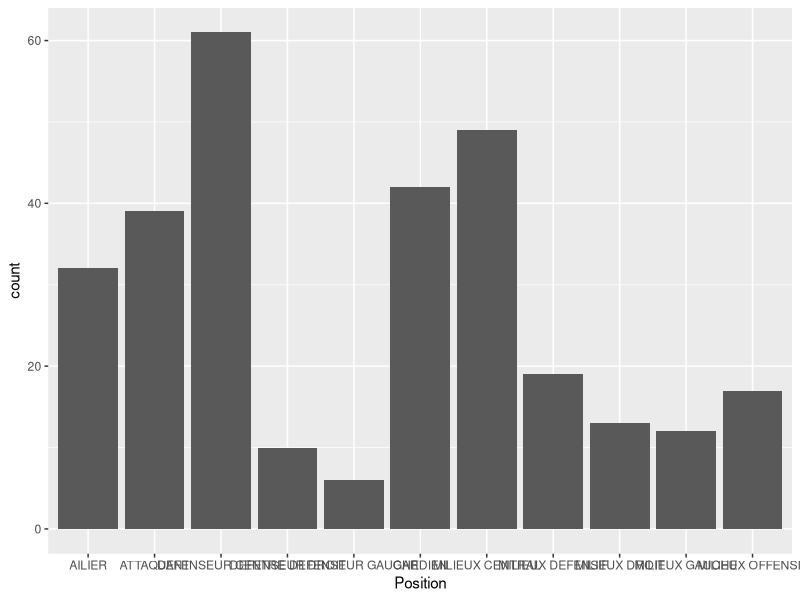
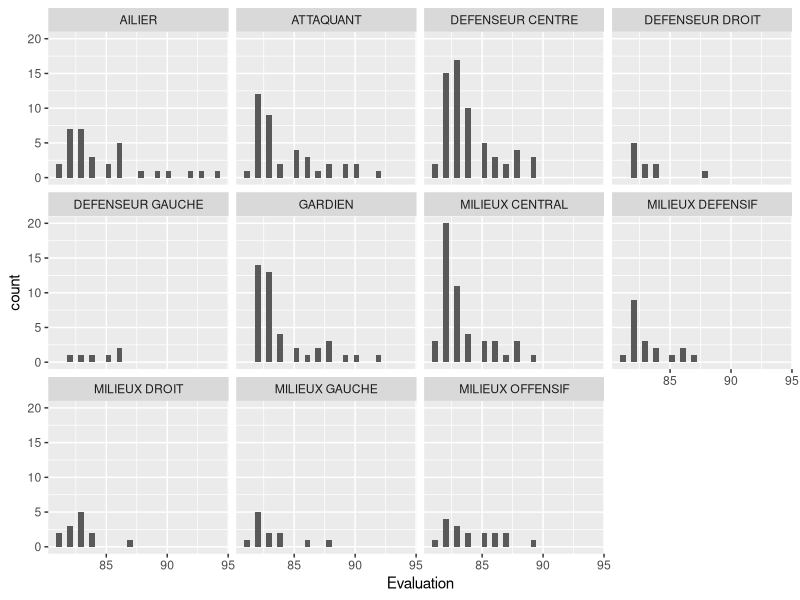
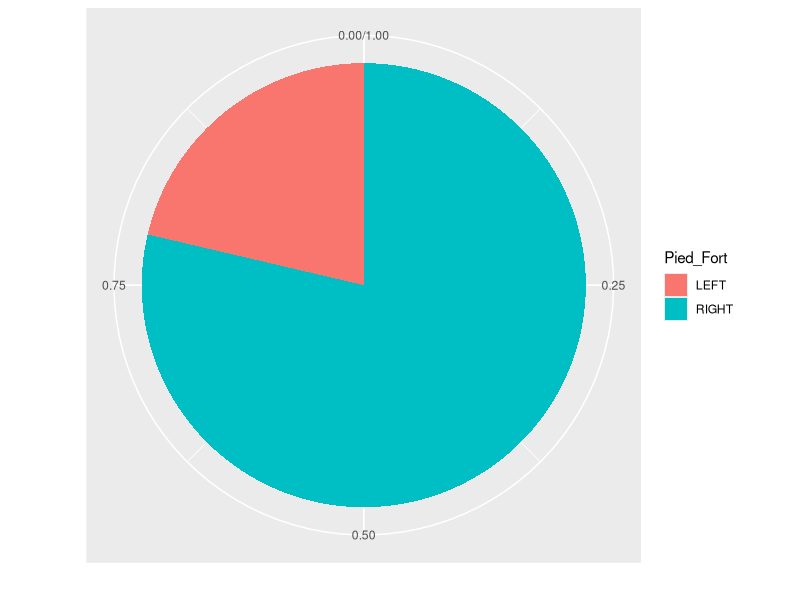
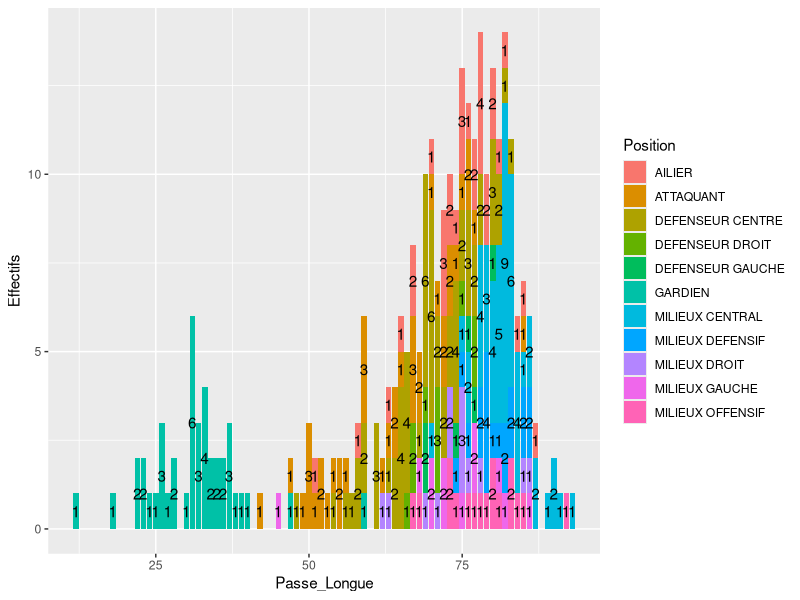
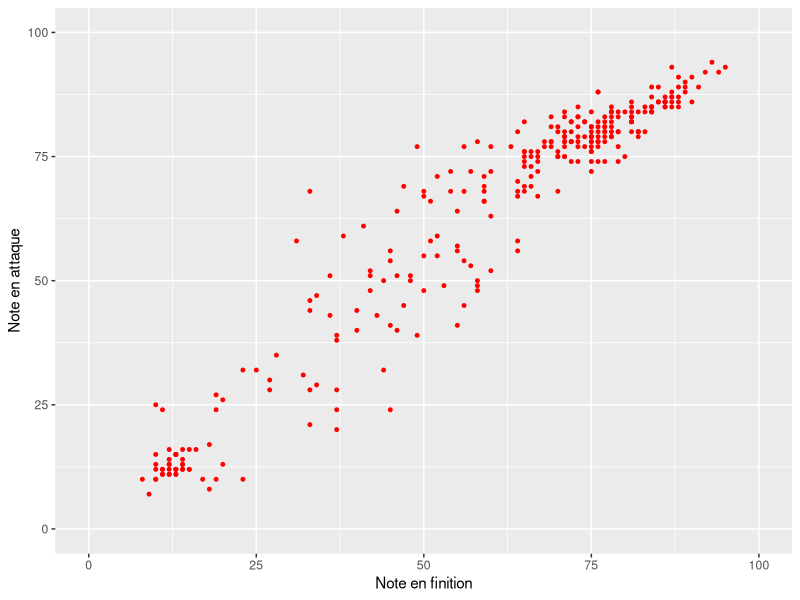
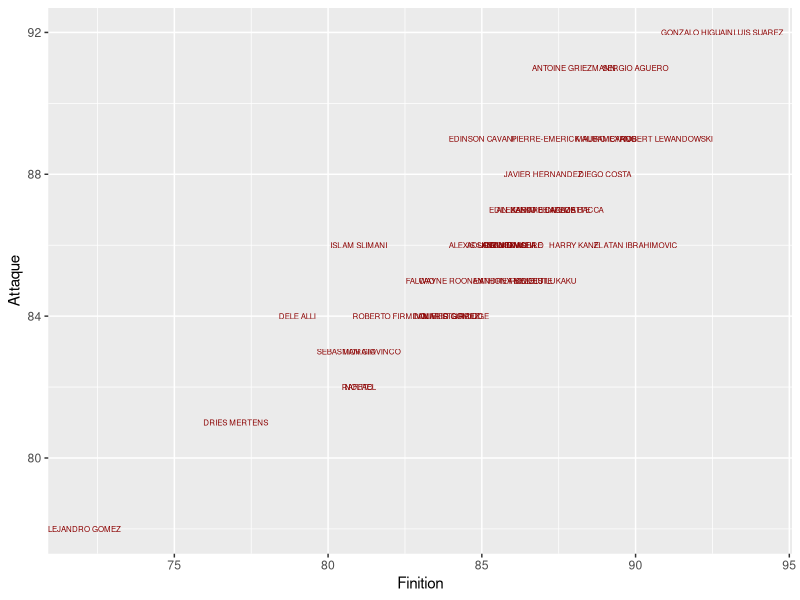
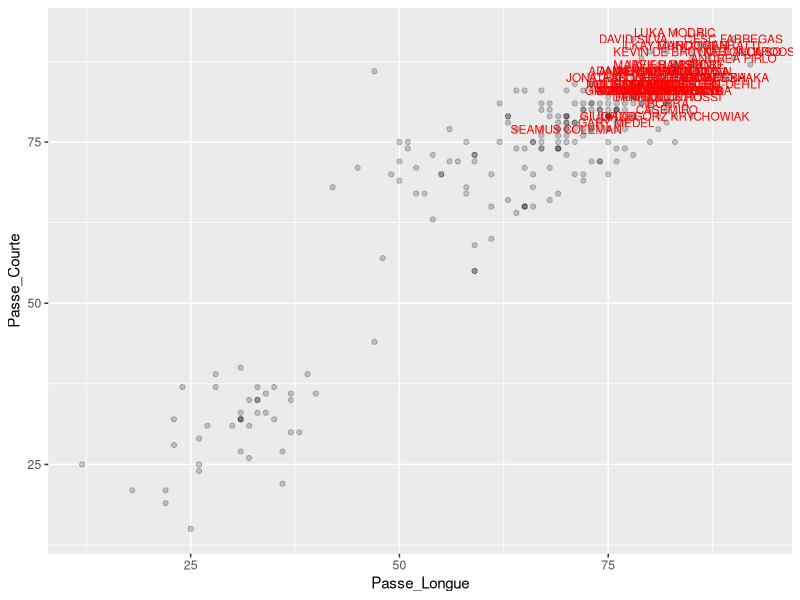
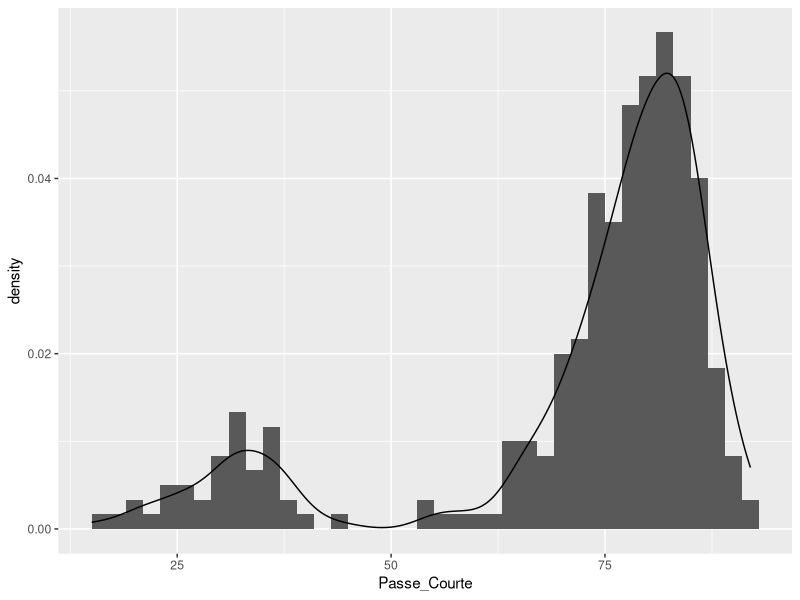

Write R code to recreate these figures, in order.
library(dplyr)
library(tidyverse)
library(lattice)
library(car)
library(viridis)
library(GGally)

setwd("C:/Users/HP/Desktop/Visualisation/ProjetVD/Presentation_MarkDown")
data.Football <- read.csv2("data_football.csv", sep = ",")







ggplot(data.Football) + geom_bar(aes(x = Position)) + 
  scale_x_discrete("Position")#, limits = c("ATTAQUANT","AILIER","MILIEUX OFFENSIF","MILIEUX GAUCHE","MILIEUX DROIT")
ggplot(data = data.Football) + 
  geom_histogram(aes(x = Evaluation)) + 
  facet_wrap(~Position)
ggplot(data.Football, aes("", fill = factor(Pied_Fort))) + 
  geom_bar(aes(y = (..count..)/sum(..count..)), width = 1) +
  scale_y_continuous() +
  ylab("") + xlab("") + labs(fill = "Pied_Fort") +
  theme(axis.ticks = element_blank()) + 
  coord_polar(theta = "y")
ggplot(data.Football) +
  aes(x = Passe_Longue, fill = Position) +
  geom_bar() +
  geom_text(aes(label = ..count..), stat = "count", position = position_stack(.5)) +
  xlab("Passe_Longue") +
  ylab("Effectifs") +
  labs(fill = "Position")







ggplot(data.Football) + 
  geom_point(aes(x = Finition, y = Attaque), 
             color = "red", size = 1) +
  scale_x_continuous("Note en finition",limits = c(0,100)) +
  scale_y_continuous("Note en attaque",limits = c(0,100))
ggplot(filter(data.Football,Position == "ATTAQUANT")) + geom_text(aes(x = Finition, y = Attaque, label = Nom), 
                                                                  color = "darkred", size = 2)





ggplot(data = data.Football, aes(x = Passe_Longue, y = Passe_Courte)) + 
  geom_point(alpha = 0.2) + 
  geom_text(data = filter(data.Football,Position == "MILIEUX CENTRAL"), aes(label = Nom), color = "red", size = 3)

ggplot(data.Football, aes(x = Passe_Courte)) + 
  geom_histogram(aes(y = ..density..), binwidth = 2) +
  geom_density()

ggplot(data.Football, aes(Passe_Courte, Passe_Longue)) + geom_point() +
  geom_rug() +
  geom_smooth(method = "lm")

ggplot(data.Football, aes(Passe_Courte, col = factor(Pied_Fort))) +
  geom_density()

#Ensemble
ggplot(data.Football, aes(factor(Pied_Fort), Passe_Courte, fill = factor(Pied_Fort))) +
  geom_boxplot()
ggplot(data.Football, aes(factor(Pied_Fort), Passe_Courte)) + 
  geom_jitter()
ggplot(data.Football, aes(factor(Pied_Fort), Passe_Courte)) + 
  geom_boxplot() +
  geom_jitter()

x <- ggplot(data.Football) +
  aes(x = Passe_Longue, fill = Position) +
  geom_bar() +
  geom_text(aes(label = ..count..), stat = "count", position = position_stack(.5)) +
  xlab("Passe_Longue") +
  ylab("Effectifs") +
  labs(fill = "Position")

ggsave("mon_graphique.pdf", plot = x,
       width = 11, height = 8)
